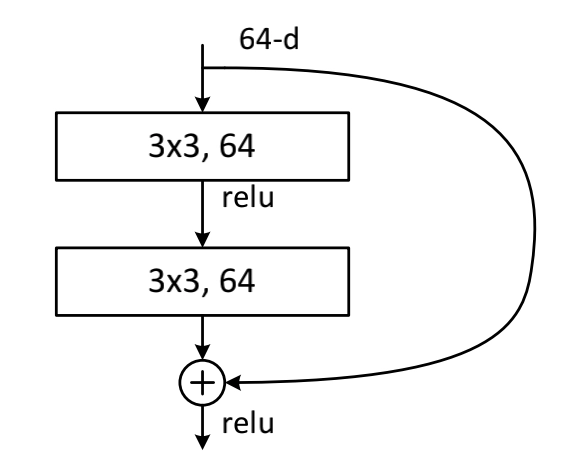
#> input picture 课程大作业latex模板/image.png, 576 x 466 px
$ python -i day5_concept_extended.py   (imports and definitions only)   (older library calls are emulated)
#> lines starting #> are read from the running program, lines starting #| are printed output that depends on the picture
#> further down, picture is the input picture: shape (466, 576, 3); mean R, G, B 245.2, 245.2, 245.2
"""
Day 5+ Extended Concept Sanity — test all 8 candidate concepts (vs Day 5's first 3).

Extends `day5_concept_sanity.py` with 5 additional candidate concepts from
Stage1_Research/02_Methodology_Blueprint.md §4. Once GenImage val subset is available,
this script will tell us which 6 of the 8 candidates earn a slot in CBNet-AGID's
concept bottleneck layer.

Concepts (8 total):
  EXISTING (validated in Day 5):
    1. HF-Noise-Anomaly         (Laplacian variance)
    2. BitPlane-LSB-Pattern     (LSB autocorrelation)
    3. Freq-Subband-Energy      (8x8 block DCT mid+high ratio)
  NEW (Day 5+ additions):
    4. Freq-Radial-Profile      (alternative frequency analysis: full-image FFT log-radial slope)
    5. EdgeSharpness-Inconsistency  (variance of Sobel-magnitude across patches)
    6. Color-Manifold-Deviation     (RGB color histogram KL vs real-prior — uses sample-derived prior)
    7. JPEG-QuantTrace-Absence      (variance of DCT-coefficient quantization residuals)
    8. Texture-Geometry-Drift       (correlation between edge density and texture variance per patch)

Usage:
    python day5_concept_extended.py --images_dir <path-to-Data/sanity-or-GenImage-val>
    python day5_concept_extended.py --images_dir <path> --concepts 4,5,6  # subset
"""

import argparse
import os
from pathlib import Path

import numpy as np
import cv2
from PIL import Image
from scipy import stats


# ---------------------------------------------------------------------------
# Concept implementations (numpy-only)
# ---------------------------------------------------------------------------

# [39 lines left out: functions concept_hf_noise, concept_bitplane_lsb, concept_freq_subband, not called in this run]


def concept_freq_radial(img_rgb: np.ndarray) -> float:
    """[4] Freq-Radial-Profile: slope of log-log radial frequency spectrum.

    Natural images follow 1/f^alpha; AI images may deviate. We compute the slope
    of log(power) vs log(radial frequency) and return its absolute value.
    Real photographs: slope around -2 (1/f^2 spectrum).
    AI images: often flatter (less negative slope) due to upsampling/synthesis.
    """
    gray = cv2.cvtColor(img_rgb, cv2.COLOR_RGB2GRAY).astype(np.float32)
    # Pad to power of 2 for efficient FFT; downsample if too big
    max_dim = 512
    if max(gray.shape) > max_dim:
        scale = max_dim / max(gray.shape)
#> scale = 0.889
        gray = cv2.resize(gray, (int(gray.shape[1] * scale), int(gray.shape[0] * scale)))
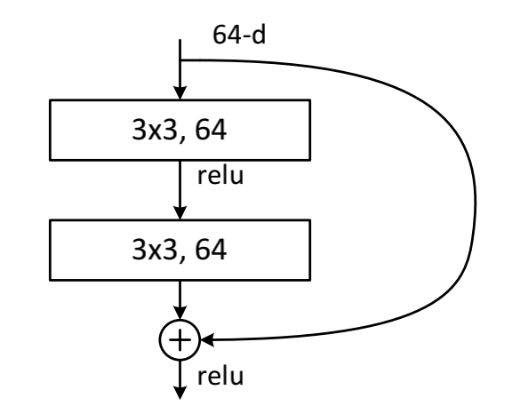
#> gray: shape (414, 512) float32; min 0, max 255, mean 245.3
    h, w = gray.shape
#> h = 414; w = 512
    f = np.fft.fft2(gray - gray.mean())
    fshift = np.fft.fftshift(f)
    psd = np.abs(fshift) ** 2
    cy, cx = h // 2, w // 2
#> cy = 207; cx = 256
    y, x = np.indices((h, w))
    r = np.sqrt((y - cy) ** 2 + (x - cx) ** 2).astype(np.int32)
    rmax = min(cy, cx)
#> rmax = 207
    if rmax < 10:
        return float("nan")
    radial_psd = np.bincount(r.ravel(), psd.ravel())[1:rmax]
#> radial_psd = 206 values, max 2.87e+12 at index 0, min 5.25e+09 at index 187, mean 4.1e+11
    radial_count = np.bincount(r.ravel())[1:rmax]
    radial_avg = radial_psd / np.maximum(radial_count, 1)
#> radial_avg = 206 values, max 3.58e+11 at index 0, min 4373618.3 at index 204, mean 4.78e+09
    # Linear fit on log-log
    rr = np.arange(1, rmax)
#> rr = 206 values from 1 to 206
    log_r = np.log(rr)
#> log_r = 206 values from 0 to 5.33
    log_p = np.log(np.maximum(radial_avg, 1e-12))
#> log_p = 206 values, max 26.6 at index 0, min 15.29 at index 204, mean 19.47
    # Take middle 60% to skip DC and aliasing edge
    keep = slice(int(rmax * 0.1), int(rmax * 0.7))
    coef = np.polyfit(log_r[keep], log_p[keep], 1)
#> coef = [-2.66, 31.71]
    return float(abs(coef[0]))  # absolute slope


# [18 lines left out: function concept_edge_inconsistency, not called in this run]


# Global REAL color prior — built lazily from the first batch of "real" images we see.
_REAL_COLOR_PRIOR = None
_REAL_PRIOR_NBINS = 16


# [88 lines left out: functions _color_histogram, set_real_color_prior, concept_color_manifold, concept_quant_trace, concept_texture_geometry, not called in this run]


CONCEPTS = [
    ("HF-Noise-Anomaly", concept_hf_noise),
    ("BitPlane-LSB-Pattern", concept_bitplane_lsb),
    ("Freq-Subband-Energy", concept_freq_subband),
    ("Freq-Radial-Profile", concept_freq_radial),
    ("EdgeSharpness-Inconsistency", concept_edge_inconsistency),
    ("Color-Manifold-Deviation", concept_color_manifold),
    ("JPEG-QuantTrace-Absence", concept_quant_trace),
    ("Texture-Geometry-Drift", concept_texture_geometry),
]


# ---------------------------------------------------------------------------
# Driver
# ---------------------------------------------------------------------------

# [132 lines left out: functions load_images_from_dir, main, not called in this run]


# [2 lines not run here, left out]

>>> import cv2
>>> picture = cv2.cvtColor(cv2.imread('../../../课程大作业latex模板/image.png'), cv2.COLOR_BGR2RGB)
>>> result = concept_freq_radial(picture)
#> result = 2.66
